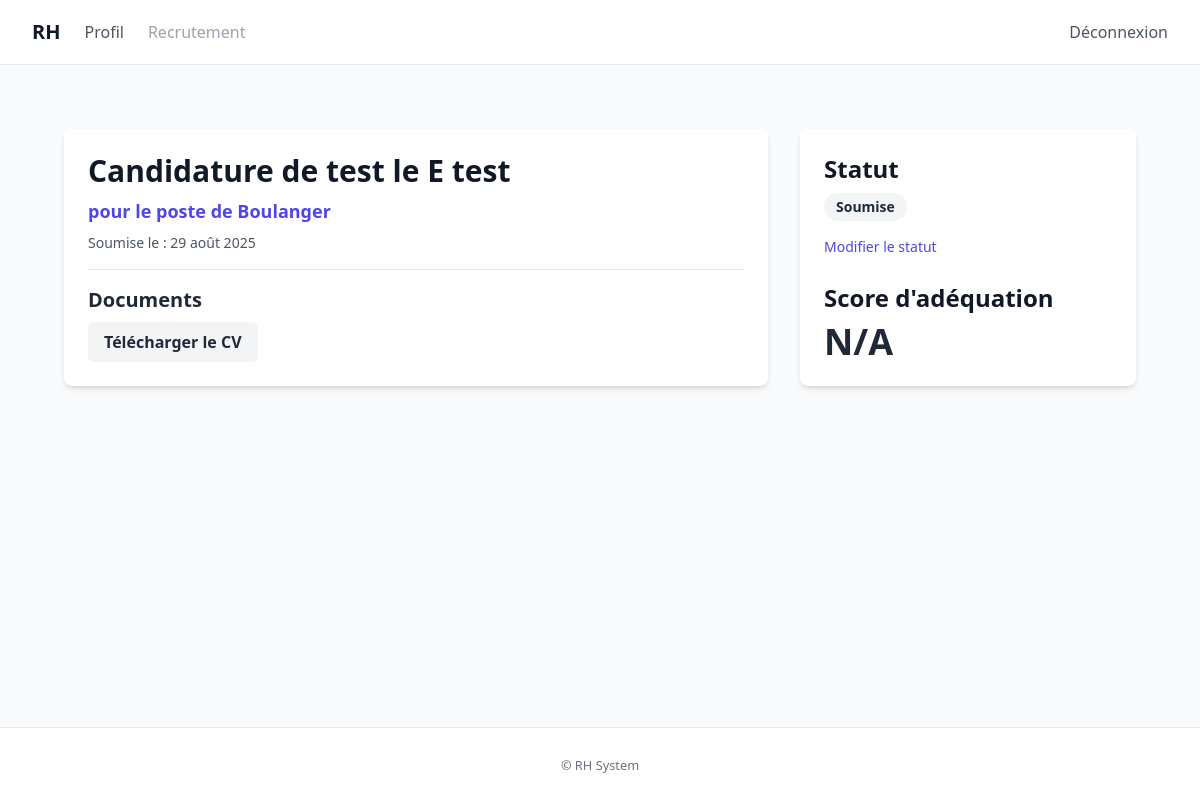
Screenshot of /recruitment/candidatures/4/ (signed in) with the database file from the repository.
### recruitment/models.py (models this page shows, shortened)
class Candidature(models.Model):
    class Statuts(models.TextChoices):
        SOUMISE = "submitted", "Soumise"
        EN_REVUE = "in_review", "En revue"
        ENTRETIEN = "interview", "Entretien"
        ACCEPTEE = "accepted", "Acceptée"
        REFUSEE = "rejected", "Refusée"
    candidat = models.ForeignKey(User, on_delete=models.CASCADE, related_name="candidatures")
    poste = models.ForeignKey(Poste, on_delete=models.CASCADE, related_name="candidatures")
    cv_file = models.FileField(
        upload_to=upload_to_cv,
        validators=[validate_document_file],
        blank=True,
        null=True,
    )
    lettre_motivation_file = models.FileField(
        upload_to=upload_to_lettre,
        validators=[validate_document_file],
        blank=True,
        null=True,
    )
    date_soumission = models.DateTimeField(auto_now_add=True)
    statut = models.CharField(max_length=20, choices=Statuts.choices, default=Statuts.SOUMISE)
    class Meta:
        ordering = ["-date_soumission"]
        indexes = [
            models.Index(fields=["statut", "date_soumission"]),
        ]
        constraints = [
            models.UniqueConstraint(fields=["candidat", "poste"], name="unique_candidature_par_poste"),
        ]
    def get_statut_class(self) -> str:
        if self.statut == self.Statuts.SOUMISE:
            return "bg-gray-100 text-gray-800"
        elif self.statut == self.Statuts.EN_REVUE:
            return "bg-yellow-100 text-yellow-800"
        elif self.statut == self.Statuts.ENTRETIEN:
            return "bg-blue-100 text-blue-800"
        elif self.statut == self.Statuts.ACCEPTEE:
            return "bg-green-100 text-green-800"
        elif self.statut == self.Statuts.REFUSEE:
            return "bg-red-100 text-red-800"
        return "bg-gray-100 text-gray-800"

class Poste(models.Model):
    class TypeContrat(models.TextChoices):
        CDI = "CDI", "CDI"
        CDD = "CDD", "CDD"
        ALTERNANCE = "Alternance", "Alternance"
    titre = models.CharField(max_length=200)
    description = models.TextField()
    competences_requises = models.TextField(blank=True)
    type_contrat = models.CharField(max_length=20, choices=TypeContrat.choices, default=TypeContrat.CDI)
    date_creation = models.DateTimeField(auto_now_add=True)
    actif = models.BooleanField(default=True)
    class Meta:
        ordering = ["-date_creation"]
        indexes = [
            models.Index(fields=["actif", "date_creation"]),
        ]

### recruitment/views.py (the view)
# urls.py: path('candidatures/<int:pk>/', views.CandidatureDetailView.as_view(), name='candidature_detail'),
class CandidatureDetailView(RecruiterRequiredMixin, DetailView):
    model = Candidature
    template_name = 'recruitment/candidature_detail.html'
    context_object_name = 'candidature'

### recruitment/templates/recruitment/candidature_detail.html (shortened to what this page needs)
{% extends "accounts/base.html" %}
{% block content %}
<div class="max-w-7xl mx-auto px-4 sm:px-6 lg:px-8 py-8">
    <div class="grid grid-cols-1 lg:grid-cols-3 gap-8">
        <div class="lg:col-span-2">
            <div class="bg-white p-6 rounded-lg shadow-md">
                <div class="border-b border-gray-200 pb-4 mb-4">
                    <h1 class="text-3xl font-bold text-gray-900">Candidature de {{ candidature.candidat.get_full_name|default:candidature.candidat.username }}</h1>
                    <p class="mt-2 text-lg text-primary font-semibold">pour le poste de {{ candidature.poste.titre }}</p>
                    <p class="mt-2 text-sm text-gray-600">
                        <span class="font-medium">Soumise le :</span> {{ candidature.date_soumission|date:"d F Y" }}
                    </p>
                </div>
                <div class="space-y-6 text-gray-700">
                    <div>
                        <h2 class="text-xl font-semibold text-gray-800 mb-2">Documents</h2>
                        <div class="flex space-x-4">
                            {% if candidature.cv_file %}
                                <a href="{% url 'recruitment:download_cv' candidature.id %}" class="inline-flex items-center px-4 py-2 bg-gray-100 text-gray-800 font-bold rounded-md hover:bg-gray-200">
                                    Télécharger le CV
                                </a>
                            {% endif %}
                        </div>
                    </div>
                </div>
            </div>
        </div>
        <div class="lg:col-span-1">
            <div class="bg-white p-6 rounded-lg shadow-md sticky top-8 space-y-6">
                <div>
                    <h2 class="text-2xl font-bold text-gray-900 mb-2">Statut</h2>
                    <p>
                        <span class="px-3 py-1 inline-flex text-sm leading-5 font-semibold rounded-full {{ candidature.get_statut_class }}">
                            {{ candidature.get_statut_display }}
                        </span>
                    </p>
                    <a href="{% url 'recruitment:candidature_status_update' candidature.pk %}" class="mt-4 inline-block text-sm text-primary hover:underline">Modifier le statut</a>
                </div>
                <div>
                    <h2 class="text-2xl font-bold text-gray-900 mb-2">Score d'adéquation</h2>
                    <p class="text-4xl font-bold text-gray-800">{{ candidature.score.score_ia|default:"N/A" }}</p>
                </div>
            </div>
        </div>
    </div>
</div>
{% endblock %}

### rows the page displays
Candidature: candidat.get_full_name "test le E test", poste.titre "Boulanger", date_soumission "29 août 2025", statut "Soumise", score.score_ia "N/A"
